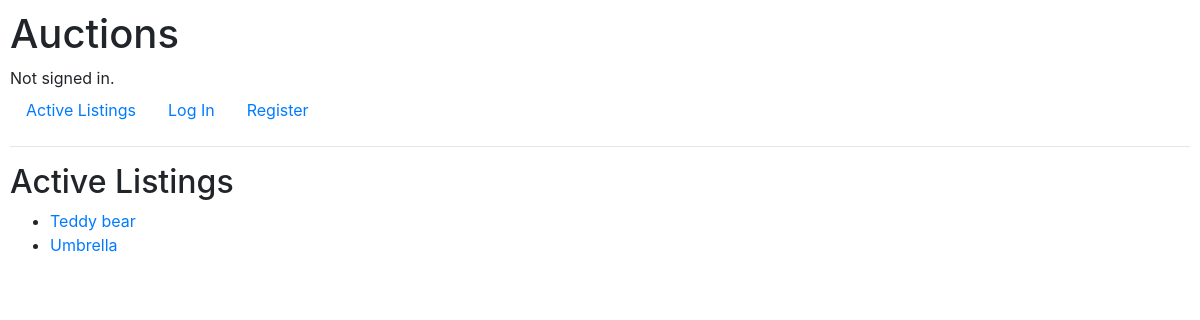
/, run on an earlier commit of the app's database.
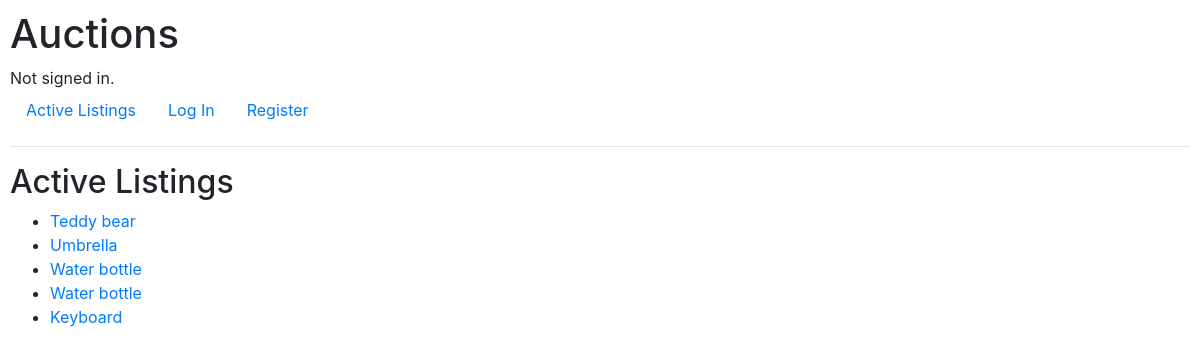
And on a later commit of the database.
### auctions/models.py (models this page shows)
class Listing(models.Model):
    class Categories(models.TextChoices):
        TOYS = 'TO', 'Toys'
        HOME = 'HO', 'Home'
    title = models.TextField(max_length=64, blank=False, unique=True)
    description = models.TextField(max_length=2000, blank=False)
    imageURL = models.TextField(max_length=64, blank=True)
    categories = models.CharField(
        max_length=2,
        choices=Categories.choices,
        default=Categories.TOYS,
    )

### auctions/views.py (the view)
# urls.py: path("", views.index, name="index"),
def index(request):
    listings = Listing.objects.all()
    return render(request, "auctions/index.html", {
        "listings" : listings
    })

### auctions/templates/auctions/index.html
{% extends "auctions/layout.html" %}
{% block body %}
    <h2>Active Listings</h2>
    <ul>
        {% for listing in listings %}
        <li>
            <a href="{% url 'loadListing' listing.title %}">{{ listing.title }}</a>
        </li>
        {% endfor %}
    </ul>
{% endblock %}

### auctions/templates/auctions/layout.html (shortened to what this page needs)
{% load static %}
<!DOCTYPE html>
<html lang="en">
    <head>
        <link rel="stylesheet" href="https://stackpath.bootstrapcdn.com/bootstrap/4.4.1/css/bootstrap.min.css">
        <link href="{% static 'auctions/styles.css' %}" rel="stylesheet">
    </head>
    <body>
        <h1>Auctions</h1>
        <div>
            {% if user.is_authenticated %}
                Signed in as <strong>{{ user.username }}</strong>.
            {% else %}
                Not signed in.
            {% endif %}
        </div>
        <ul class="nav">
            <li class="nav-item">
                <a class="nav-link" href="{% url 'index' %}">Active Listings</a>
            </li>
            {% if user.is_authenticated %}
                <li class="nav-item">
                    <a class="nav-link" href="{% url 'logout' %}">Log Out</a>
                </li>
            {% else %}
                <li class="nav-item">
                    <a class="nav-link" href="{% url 'login' %}">Log In</a>
                </li>
                <li class="nav-item">
                    <a class="nav-link" href="{% url 'register' %}">Register</a>
                </li>
            {% endif %}
        </ul>
        <hr>
        {% block body %}
        {% endblock %}
    </body>
</html>

### auctions/static/auctions/styles.css (style rules this page uses)
body { padding: 10px; }

What changed in the data, as far as the page shows it:
added Listing: title "Water bottle"
added Listing: title "Water bottle"
added Listing: title "Keyboard"
